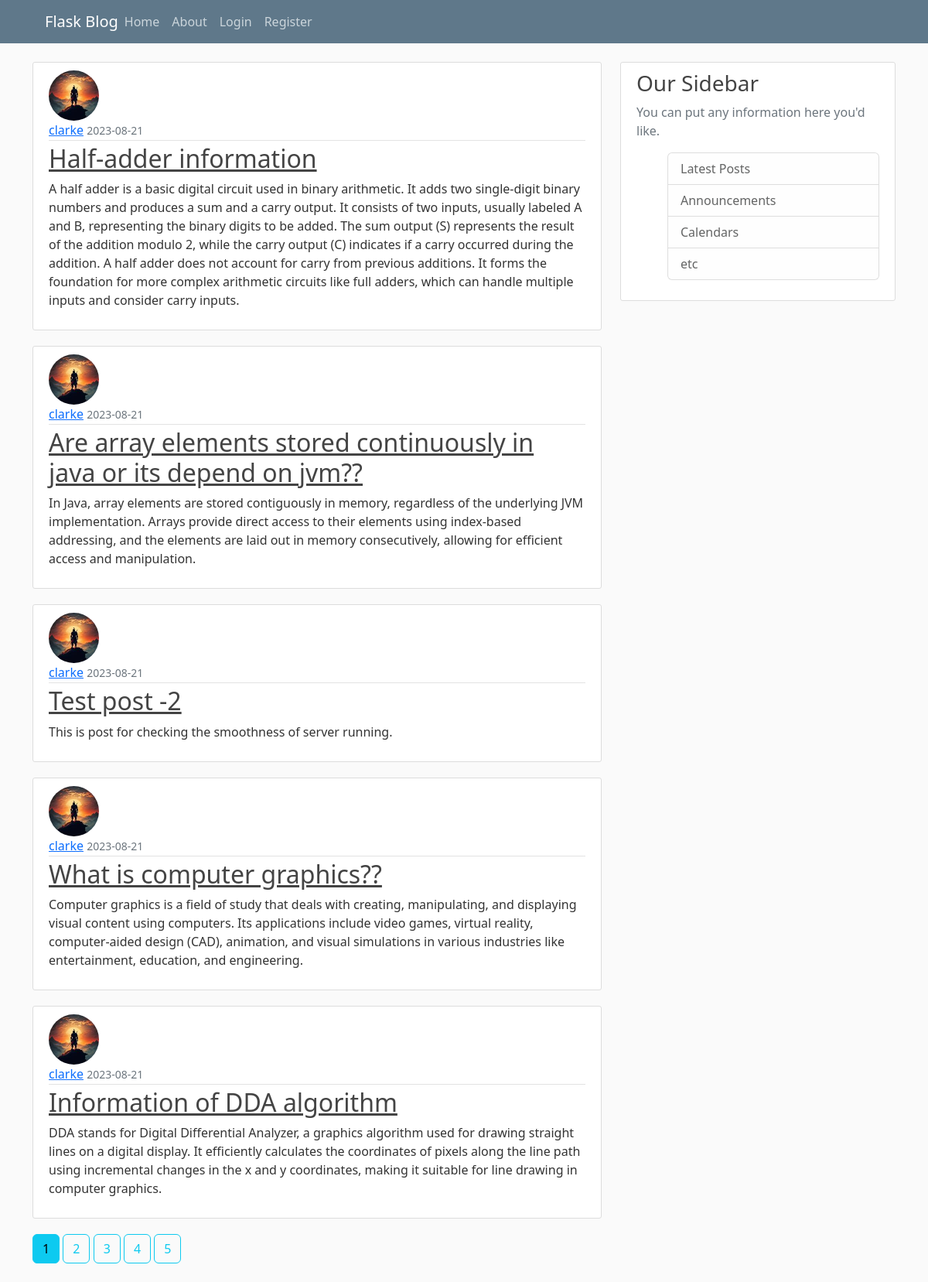
The page /home on the database its author committed.
### flaskblog/models.py (models this page shows, shortened)
class Post(db.Model) :
    id=db.Column(db.Integer,primary_key=True)
    title=db.Column(db.String(20),unique=True,nullable=False)
    date_posted=db.Column(db.DateTime,nullable=False,default=datetime.utcnow)
    content=db.Column(db.Text,nullable=False)
    user_id=db.Column(db.Integer,db.ForeignKey('user.id'),nullable=False)

class User(db.Model,UserMixin) :
    id=db.Column(db.Integer,primary_key=True)
    username=db.Column(db.String(20),unique=True,nullable=False)
    email=db.Column(db.String(120),unique=True,nullable=False)
    image_file=db.Column(db.String(20),nullable=False,default='default.jpg')
    password=db.Column(db.String(60),nullable=False)
    posts=db.relationship('Post',backref='author',lazy=True)

### flaskblog/routes.py (the view)
@app.route("/")
@app.route("/home")
def home():
    page=request.args.get('page',1,type=int)
    posts=Post.query.order_by(Post.date_posted.desc()).paginate(page=page,per_page=5)
    return render_template('home.html',posts=posts)

### flaskblog/templates/home.html (shortened to what this page needs)
{% extends "layout.html"%}
{%block content %}
        {% for post in posts.items%}
            <article class="media content-section">
                <img class="rounded-circle article-img" src="{{url_for('static',filename='profile_pics/' + post.author.image_file)}}">
                <div class="media-body">
                <div class="article-metadata">
                    <a class="mr-2" href="{{url_for('user_posts',username=post.author.username)}}">{{ post.author.username }}</a>
                    <small class="text-muted">{{ post.date_posted.strftime('%Y-%m-%d') }}</small>
                </div>
                <h2><a class="article-title" href="{{url_for('post',post_id=post.id)}}">{{ post.title }}</a></h2>
                <p class="article-content">{{ post.content }}</p>
                </div>
            </article>
        {%endfor%}
        {%for page_num in posts.iter_pages(left_edge=1,right_edge=1)%}
           {%if page_num%}
              {%if posts.page==page_num%}
                  <a class="btn btn-info mb-4" href="{{url_for('home',page=page_num)}}">{{page_num}}</a>
              {%else%}
                 <a class="btn btn-outline-info mb-4" href="{{url_for('home',page=page_num)}}">{{page_num}}</a>
              {%endif%}
           {%endif%}
        {%endfor%}
{%endblock content%}

### flaskblog/templates/layout.html (shortened to what this page needs)
<!DOCTYPE html>
<html>
    <head>
        <link rel="stylesheet" href="https://cdn.jsdelivr.net/npm/bootstrap@5.2.3/dist/css/bootstrap.rtl.min.css">
        <link rel="stylesheet" type="text/css" href="{{url_for('static',filename='main.css')}}">
    </head>
    <body>
        <header class="site-header">
            <nav class="navbar navbar-expand-md navbar-dark bg-steel fixed-top">
              <div class="container">
                <a class="navbar-brand mr-4" href="/">Flask Blog</a>
                <div class="collapse navbar-collapse" id="navbarToggle">
                  <div class="navbar-nav mr-auto">
                    <a class="nav-item nav-link" href="{{url_for('home')}}">Home</a>
                    <a class="nav-item nav-link" href="{{url_for('about')}}">About</a>
                  </div>
                  <div class="navbar-nav">
                     {%if current_user.is_authenticated%}
                        <a class="nav-item nav-link" href="{{url_for('new_post')}}">New Post</a>
                        <a class="nav-item nav-link" href="{{url_for('account')}}">Account</a>
                        <a class="nav-item nav-link" href="{{url_for('logout')}}">Logout</a>
                     {%else%}
                        <a class="nav-item nav-link" href="{{url_for('login')}}">Login</a>
                        <a class="nav-item nav-link" href="{{url_for('register')}}">Register</a>
                     {%endif%}
                  </div>
                </div>
              </div>
            </nav>
        </header>
        <main role="main" class="container">
            <div class="row">
              <div class="col-md-8">
                {% block content %}{% endblock %}
              </div>
              <div class="col-md-4">
                <div class="content-section">
                  <h3>Our Sidebar</h3>
                  <p class='text-muted'>You can put any information here you'd like.
                    <ul class="list-group">
                      <li class="list-group-item list-group-item-light">Latest Posts</li>
                      <li class="list-group-item list-group-item-light">Announcements</li>
                      <li class="list-group-item list-group-item-light">Calendars</li>
                      <li class="list-group-item list-group-item-light">etc</li>
                    </ul>
                  </p>
                </div>
              </div>
            </div>
          </main>
     </body>
    </body>
</html>

### flaskblog/static/main.css (style rules this page uses)
body { background: #fafafa; color: #333333; margin-top: 5rem; }
h1, h2, h3, h4, h5, h6 { color: #444444; }
.bg-steel { background-color: #5f788a; }
.site-header .navbar-nav .nav-link { color: #cbd5db; }
.content-section { background: #ffffff; padding: 10px 20px; border: 1px solid #dddddd; border-radius: 3px; margin-bottom: 20px; }
.article-title { color: #444444; }
.article-content { white-space: pre-line; }
.article-img { height: 65px; width: 65px; margin-right: 16px; }
.article-metadata { padding-bottom: 1px; margin-bottom: 4px; border-bottom: 1px solid #e3e3e3 }

### rows shown on the page
Post: image_file (picture), author.username "clarke", date_posted "2023-08-21", title "Half-adder information", content "A half adder is a basic digital circuit used in binary arithmetic. It adds two single-digit binary numbers and produces a sum and a carry output. It consists of two inputs, usually labeled A and B, representing the binary digits to be added. The sum output (S) represents the result of the addition modulo 2, while the carry output (C) indicates if a carry occurred during the addition. A half adder does not account for carry from previous additions. It forms the foundation for more complex arithmetic circuits like full adders, which can handle multiple inputs and consider carry inputs."
Post: image_file (picture), author.username "clarke", date_posted "2023-08-21", title "Are array elements stored continuously in java or its depend on jvm??", content "In Java, array elements are stored contiguously in memory, regardless of the underlying JVM implementation. Arrays provide direct access to their elements using index-based addressing, and the elements are laid out in memory consecutively, allowing for efficient access and manipulation."
Post: image_file (picture), author.username "clarke", date_posted "2023-08-21", title "Test post -2", content "This is post for checking the smoothness of server running."
Post: image_file (picture), author.username "clarke", date_posted "2023-08-21", title "What is computer graphics??", content "Computer graphics is a field of study that deals with creating, manipulating, and displaying visual content using computers. Its applications include video games, virtual reality, computer-aided design (CAD), animation, and visual simulations in various industries like entertainment, education, and engineering."
Post: image_file (picture), author.username "clarke", date_posted "2023-08-21", title "Information of DDA algorithm", content "DDA stands for Digital Differential Analyzer, a graphics algorithm used for drawing straight lines on a digital display. It efficiently calculates the coordinates of pixels along the line path using incremental changes in the x and y coordinates, making it suitable for line drawing in computer graphics."

### other values the page prints
{{ page_num }} "1"
{{ page_num }} "2" "3" "4" "5"
